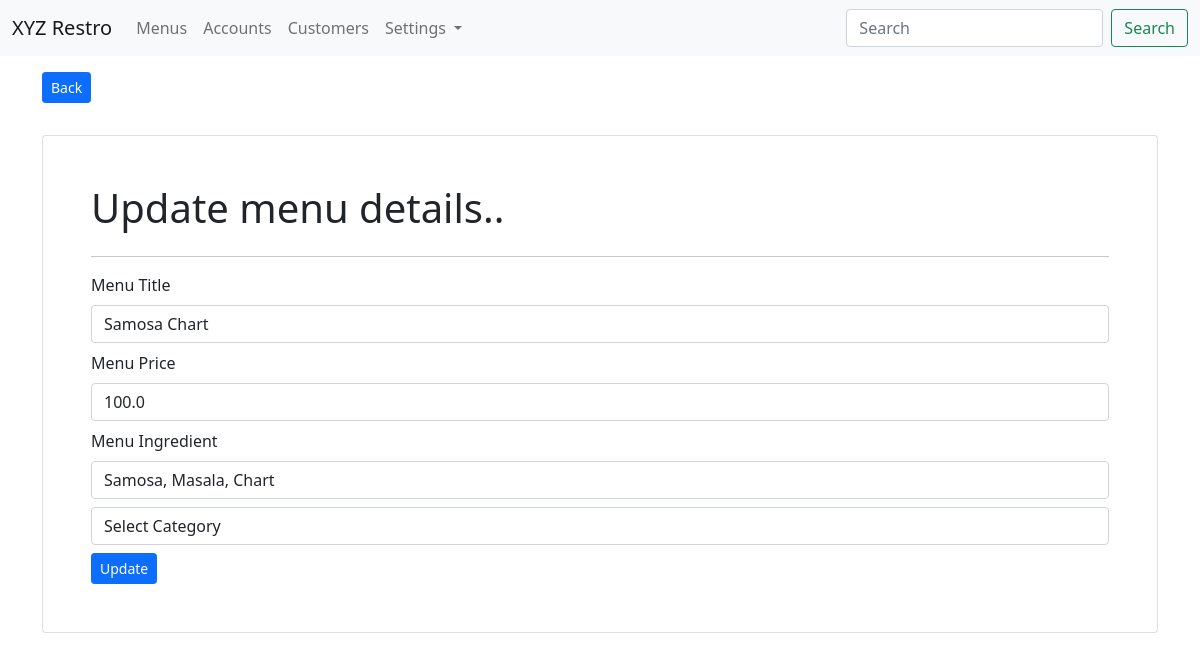
Before: /menus/edit/5/ with the older database file.
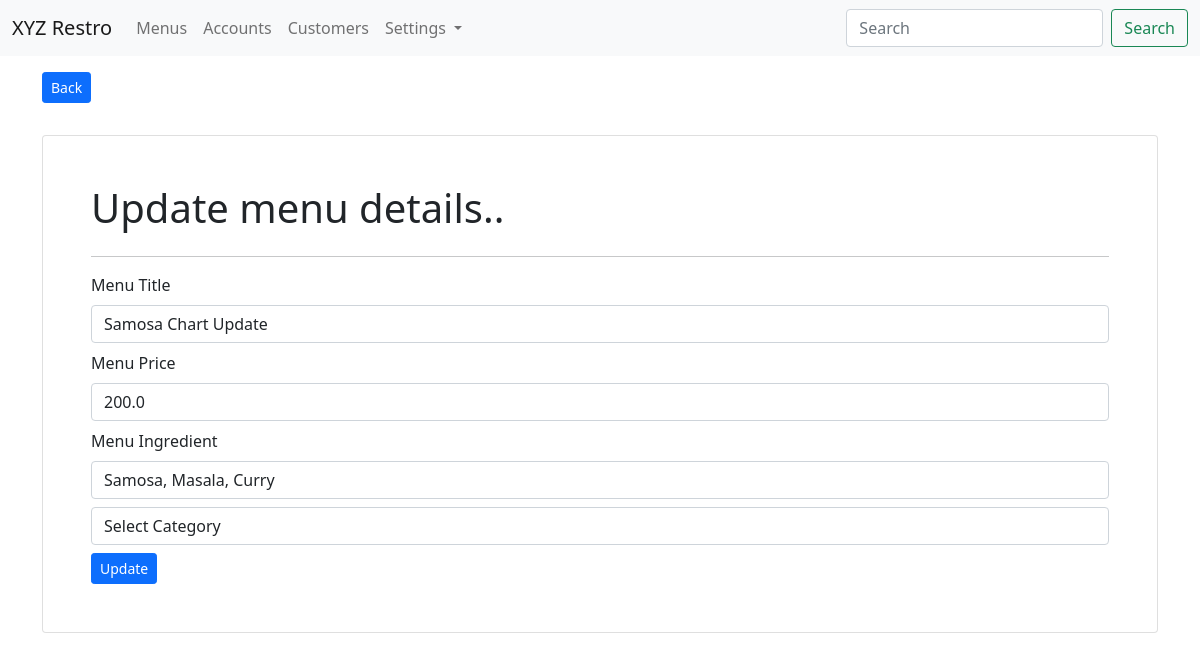
After: the same page with the newer database file.
### app_menus/models.py (models this page shows, shortened)
class Menu(models.Model):
    menu_title = models.CharField(max_length=100)
    menu_price = models.FloatField(default=0.00)
    menu_ingredient = models.CharField(max_length=100)
    menu_category = models.ForeignKey(Category, on_delete=models.CASCADE)
    menu_img = models.FileField(upload_to="images/menus/", blank=True, null=True)
    menu_created_at = models.DateTimeField(auto_now_add=True)
    is_active = models.BooleanField(default=True)
    class Meta:
        db_table = "restro_menus"
        ordering = ["-menu_title"]

### app_menus/views.py (the view)
# urls.py: path('edit/<int:id>/', views.edit_menu, name='menu-edit'),
def edit_menu(request, id):
    menu_obj = Menu.objects.get(id=id)
    category_obj = Category.objects.all()
    context = {"data": menu_obj, "categories": category_obj}
    if request.method == "POST":
        menu_obj = MenuCreateForm(data=request.POST, instance=menu_obj)
        if menu_obj.is_valid():
            menu_obj.save()
            return redirect("menu-edit", id) # redirecting to url having id
    return render(request, 'menus/edit_menu.html', context)

### templates/menus/edit_menu.html (shortened to what this page needs)
{% extends 'layouts/master.html' %}
{% block content %}
<div class="container">
    <a href="{% url 'menu-list' %}" class="btn btn-sm btn-primary mb-3 mt-3">Back</a>
    <div class="card p-5 mt-3">
        <h1>Update menu details..</h1>
        <hr>
        <form action="{% url 'menu-edit' data.id %}" method="post">
            <div class="form-group mb-2">
                <label for="menu_title">Menu Title</label>
                <input type="text" name="menu_title" class="form-control mt-2" value="{{ data.menu_title }}">
            </div>
            <div class="form-group mb-2">
                <label for="menu_price">Menu Price</label>
                <input type="number" name="menu_price" class="form-control mt-2" value="{{ data.menu_price }}">
            </div>
            <div class="form-group mb-2">
                <label for="menu_ingredient">Menu Ingredient</label>
                <input type="text" name="menu_ingredient" class="form-control mt-2" value="{{ data.menu_ingredient }}">
            </div>
            <div class="form-group mb-2">
                <select name="menu_category" class="form-control mt-2">
                    <option value="0">Select Category</option>
                </select>
            </div>
            <input type="submit" value="Update" class="btn btn-primary btn-sm">
        </form>
    </div>
</div>
{% endblock %}

Changed rows visible on the page:
changed Menu: menu_title "Samosa Chart" → "Samosa Chart Update"; menu_price "100.0" → "200.0"; menu_ingredient "Samosa, Masala, Chart" → "Samosa, Masala, Curry"
